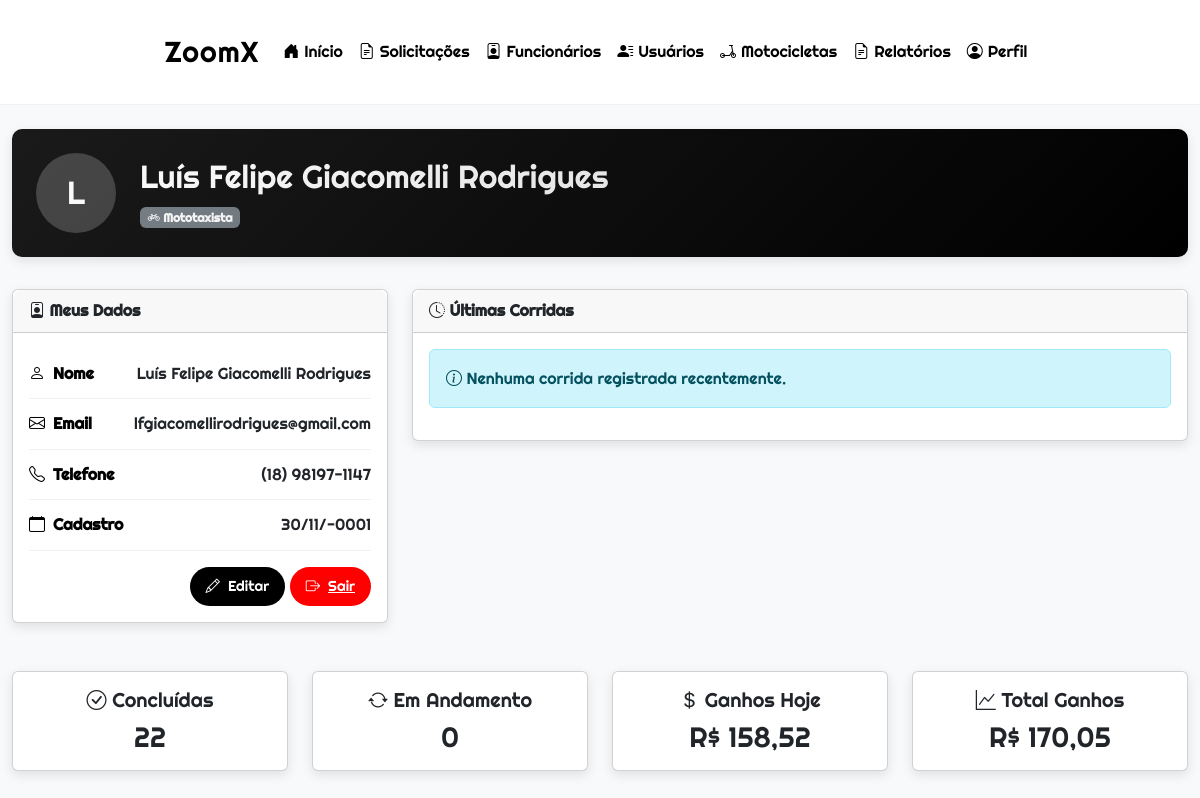
Screenshot of /admin/conta.php (signed in) with the database file from the repository.
### tables this page shows
CREATE TABLE `funcionarios` (
  `fun_codigo` int(11) NOT NULL,
  `fun_nome` varchar(255) NOT NULL,
  `fun_email` varchar(255) NOT NULL,
  `fun_telefone` varchar(15) NOT NULL,
  `fun_data_contratacao` date NOT NULL,
  `fun_cnh` varchar(20) DEFAULT NULL,
  `fun_ativo` tinyint(1) NOT NULL DEFAULT 1,
  `fun_senha` varchar(255) NOT NULL,
  `fun_cargo` varchar(100) NOT NULL
);

### admin/conta.php (the view, shortened to what this page needs)
<?php
$conexao = conexao::getInstance();
$sql = 'SELECT * FROM funcionarios WHERE fun_codigo = :id';
$stmt = $conexao->prepare($sql);
$stmt->bindParam(':id', $_SESSION["fun_codigo"]);
$stmt->execute();
$funcionario = $stmt->fetch(PDO::FETCH_ASSOC);
$sqlViagens = "SELECT v.via_codigo, v.via_data, v.via_valor, v.via_status,
                      u.usu_nome as cliente, v.via_origem, v.via_destino
               FROM viagens v
               INNER JOIN usuarios u ON v.usu_codigo = u.usu_codigo
               WHERE v.fun_codigo = :id
               ORDER BY v.via_data DESC
               LIMIT 5";
$stmtViagens = $conexao->prepare($sqlViagens);
$stmtViagens->bindParam(':id', $_SESSION["id"]);
$stmtViagens->execute();
$viagens = $stmtViagens->fetchAll(PDO::FETCH_ASSOC);
?>
<!DOCTYPE html>
<html lang="pt-BR">
<head>
    <link href="https://cdn.jsdelivr.net/npm/bootstrap@5.3.0/dist/css/bootstrap.min.css" rel="stylesheet">
    <link rel="stylesheet" href="https://cdn.jsdelivr.net/npm/bootstrap-icons@1.10.0/font/bootstrap-icons.css">
</head>
<body>
    <?php include '../components/header_admin.php'; ?>
    <div class="container-fluid py-4">
        <div class="dashboard-header">
            <div class="row align-items-center">
                <div class="col-md-8 d-flex align-items-center">
                    <div class="profile-avatar">
                        <?= strtoupper(substr($funcionario['fun_nome'], 0, 1)) ?>
                    </div>
                    <div>
                        <h2><?= htmlspecialchars($funcionario['fun_nome']) ?></h2>
                        <p class="mb-0">
                            <span class="badge bg-secondary">
                                <i class="bi bi-bicycle"></i> <?= htmlspecialchars($funcionario['fun_cargo']) ?>
                            </span>
                        </p>
                    </div>
                </div>
            </div>
        </div>
        <div class="row">
            <div class="col-lg-4">
                <div class="card card-custom">
                    <div class="card-header card-header-custom">
                        <i class="bi bi-person-badge"></i> Meus Dados
                    </div>
                    <div class="card-body">
                        <div class="info-item">
                            <span class="info-label"><i class="bi bi-person"></i> Nome</span>
                            <span><?= htmlspecialchars($funcionario['fun_nome']) ?></span>
                        </div>
                        <div class="info-item">
                            <span class="info-label"><i class="bi bi-envelope"></i> Email</span>
                            <span><?= htmlspecialchars($funcionario['fun_email']) ?></span>
                        </div>
                        <div class="info-item">
                            <span class="info-label"><i class="bi bi-telephone"></i> Telefone</span>
                            <span><?= htmlspecialchars($funcionario['fun_telefone']) ?></span>
                        </div>
                        <div class="info-item">
                            <span class="info-label"><i class="bi bi-calendar"></i> Cadastro</span>
                            <span><?= date('d/m/Y', strtotime($funcionario['fun_data_contratacao'])) ?></span>
                        </div>
                        <div class="text-end mt-3">
                            <button class="btn-action" data-bs-toggle="modal" data-bs-target="#editProfileModal">
                                <i class="bi bi-pencil"></i> Editar
                            </button>
                            <a href="../actions/logout.php" class="btn-logout">
                                <i class="bi bi-box-arrow-right"></i> Sair
                            </a>
                        </div>
                    </div>
                </div>
            </div>
            <div class="col-lg-8">
                <div class="card card-custom">
                    <div class="card-header card-header-custom">
                        <i class="bi bi-clock-history"></i> Últimas Corridas
                    </div>
                    <div class="card-body">
                        <?php if (count($viagens) > 0): ?>
                            <div class="table-responsive">
                                <table class="table table-hover table-custom">
                                    <thead>
                                        <tr>
                                            <th>ID</th>
                                            <th>Data</th>
                                            <th>Cliente</th>
                                            <th>Trajeto</th>
                                            <th>Valor</th>
                                            <th>Status</th>
                                        </tr>
                                    </thead>
                                    <tbody>
                                        <?php foreach ($viagens as $viagem): ?>
                                            <tr>
                                                <td>#<?= $viagem['via_codigo'] ?></td>
                                                <td><?= date('d/m H:i', strtotime($viagem['via_data'])) ?></td>
                                                <td><?= htmlspecialchars($viagem['cliente']) ?></td>
                                                <td>
                                                    <?= htmlspecialchars(substr($viagem['via_origem'], 0, 10)) ?>...
                                                    <i class="bi bi-arrow-right"></i>
                                                    <?= htmlspecialchars(substr($viagem['via_destino'], 0, 10)) ?>...
                                                </td>
                                                <td class="fw-bold">R$ <?= number_format($viagem['via_valor'], 2, ',', '.') ?></td>
                                                <td>
                                                    <?php
                                                    $statusClass = 'status-' . strtolower($viagem['via_status']);
                                                    echo "<span class='status-badge $statusClass'>";
                                                    switch (strtolower($viagem['via_status'])) {
                                                        case 'concluido':
                                                            echo '<i class="bi bi-check-circle"></i> Concluída';
                                                            break;
                                                        case 'andamento':
                                                            echo '<i class="bi bi-arrow-repeat"></i> Em andamento';
                                                            break;
                                                        case 'cancelado':
                                                            echo '<i class="bi bi-x-circle"></i> Cancelada';
                                                            break;
                                                        default:
                                                            echo $viagem['via_status'];
                                                    }
                                                    echo "</span>";
                                                    ?>
                                                </td>
                                            </tr>
                                        <?php endforeach; ?>
                                    </tbody>
                                </table>
                            </div>
                            <div class="text-end mt-3">
                                <a href="viagens.php" class="btn-action">
                                    <i class="bi bi-list-ul"></i> Ver todas
                                </a>
                            </div>
                        <?php else: ?>
                            <div class="alert alert-info">
                                <i class="bi bi-info-circle"></i> Nenhuma corrida registrada recentemente.
                            </div>
                        <?php endif; ?>
                    </div>
                </div>
            </div>
        </div>
        <div class="row mt-4">
            <div class="col-md-3 mb-4">
                <div class="card card-custom text-center">
                    <div class="card-body">
                        <h5 class="card-title"><i class="bi bi-check-circle"></i> Concluídas</h5>
                        <h3 class="card-text">
                            <?= $conexao->query("SELECT COUNT(*) FROM viagens WHERE ate_codigo = {$_SESSION['fun_codigo']} AND via_status = 'finalizada'")->fetchColumn() ?>
                        </h3>
                    </div>
                </div>
            </div>
            <div class="col-md-3 mb-4">
                <div class="card card-custom text-center">
                    <div class="card-body">
                        <h5 class="card-title"><i class="bi bi-arrow-repeat"></i> Em Andamento</h5>
                        <h3 class="card-text">
                            <?= $conexao->query("SELECT COUNT(*) FROM viagens WHERE ate_codigo = {$_SESSION['fun_codigo']} AND via_status = 'andamento'")->fetchColumn() ?>
                        </h3>
                    </div>
                </div>
            </div>
            <div class="col-md-3 mb-4">
                <div class="card card-custom text-center">
                    <div class="card-body">
                        <h5 class="card-title"><i class="bi bi-currency-dollar"></i> Ganhos Hoje</h5>
                        <h3 class="card-text">
                            R$ <?= number_format($conexao->query("SELECT SUM(via_valor) FROM viagens WHERE ate_codigo = {$_SESSION['fun_codigo']} AND DATE(via_data) = CURDATE()")->fetchColumn() ?? 0, 2, ',', '.') ?>
                        </h3>
                    </div>
                </div>
            </div>
            <div class="col-md-3 mb-4">
                <div class="card card-custom text-center">
                    <div class="card-body">
                        <h5 class="card-title"><i class="bi bi-graph-up"></i> Total Ganhos</h5>
                        <h3 class="card-text">
                            R$ <?= number_format($conexao->query("SELECT SUM(via_valor) FROM viagens WHERE ate_codigo = {$_SESSION['fun_codigo']}")->fetchColumn() ?? 0, 2, ',', '.') ?>
                        </h3>
                    </div>
                </div>
            </div>
        </div>
    </div>
</body>
</html>

### admin/conta.php (style rules this page uses)
:root { --bg-color: #f0f0f0; --text-color: #000; --primary-color: #000; --secondary-color: #333; --accent-color: #e63946; --card-bg: #fff; --border-radius: 10px; --box-shadow: 0 4px 12px rgba(0, 0, 0, 0.1); }
body { font-family: 'Righteous', sans-serif; background-color: var(--bg-color); color: var(--text-color); }
.dashboard-header { background-color: var(--primary-color); color: white; padding: 1.5rem; margin-bottom: 2rem; border-radius: var(--border-radius); box-shadow: var(--box-shadow); position: relative; overflow: hidden; }
.dashboard-header::before { content: ''; position: absolute; top: 0; right: 0; width: 100%; height: 100%; background: linear-gradient(135deg, rgba(255, 255, 255, 0.1) 0%, rgba(0, 0, 0, 0.2) 100%); z-index: 1; }
.profile-avatar { width: 80px; height: 80px; border-radius: 50%; background-color: var(--secondary-color); display: flex; align-items: center; justify-content: center; color: white; font-size: 2rem; margin-right: 1.5rem; }
.card-custom { background-color: var(--card-bg); border: none; border-radius: var(--border-radius); box-shadow: var(--box-shadow); transition: transform 0.3s ease; margin-bottom: 1.5rem; height: 100%; }
.card-header-custom { background-color: var(--primary-color); color: white; border-radius: var(--border-radius) var(--border-radius) 0 0 !important; font-weight: bold; }
.info-item { display: flex; justify-content: space-between; padding: 0.75rem 0; border-bottom: 1px solid rgba(0, 0, 0, 0.05); }
.info-label { font-weight: bold; color: var(--primary-color); display: flex; align-items: center; }
.info-label i { margin-right: 0.5rem; }
.btn-action { background-color: var(--primary-color); color: white; border: none; padding: 0.5rem 1rem; border-radius: 50px; transition: all 0.3s; display: inline-flex; align-items: center; gap: 0.5rem; font-size: 0.9rem; }
.btn-logout { background-color:red; color: white; border: none; padding: 0.5rem 1rem; border-radius: 50px; transition: all 0.3s; display: inline-flex; align-items: center; gap: 0.5rem; font-size: 0.9rem; }

### components/header_admin.php (style rules this page uses)
:root { --primary: #000; --secondary: #fff; --accent: #007bff; --light-bg: #f8f9fa; }
body { font-family: 'Righteous', sans-serif; background-color: var(--light-bg); color: var(--primary); line-height: 1.6; }

### rows the page displays
funcionarios: fun_nome "L", fun_nome "Luís Felipe Giacomelli Rodrigues", fun_cargo "Mototaxista", fun_email "lfgiacomellirodrigues@gmail.com", fun_telefone "(18) 98197-1147", fun_data_contratacao "30/11/-0001"
